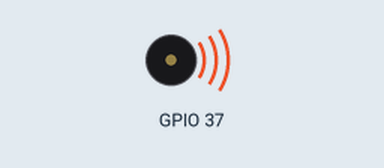
The sketch below on a simulated ESP32. Parts: buzzer (waves = sounding).

Above: at 0.1 s.
At 8.6 s:
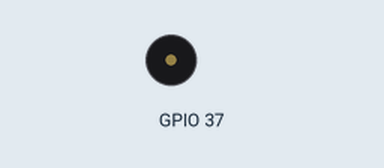
Timing chart, 0 to 10.1 s (numbered marks = the images above):
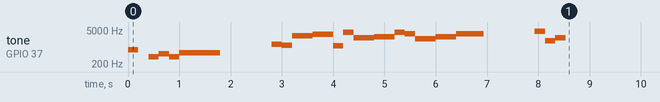

The sketch:

audio_test.ino
```cpp
#include <esp32-hal-ledc.h>

#define TICK 200
/**
 * TODO Add score support, play more sound
 */

void setup()
{
    ledcSetup(0, 12000, 8);
    ledcAttachPin(A1, 0);

    // Intel Sound
    ledcWriteNote(0, NOTE_G, 5);
    delay(TICK);
    ledcWriteTone(0, 0);
    delay(TICK);
    ledcWriteNote(0, NOTE_G, 4);
    delay(TICK);
    ledcWriteNote(0, NOTE_C, 5);
    delay(TICK);
    ledcWriteNote(0, NOTE_G, 4);
    delay(TICK);
    ledcWriteNote(0, NOTE_D, 5);
    delay(4 * TICK);

    ledcWriteTone(0, 0);
    delay(1000);

    // Nokia tune
    ledcWriteNote(0, NOTE_E, 6);
    delay(TICK);
    ledcWriteNote(0, NOTE_D, 6);
    delay(TICK);
    ledcWriteNote(0, NOTE_Fs, 7);
    delay(TICK * 2);
    ledcWriteNote(0, NOTE_Gs, 7);
    delay(TICK * 2);

    ledcWriteNote(0, NOTE_Cs, 6);
    delay(TICK);
    ledcWriteNote(0, NOTE_B, 7);
    delay(TICK);
    ledcWriteNote(0, NOTE_D, 7);
    delay(TICK * 2);
    ledcWriteNote(0, NOTE_E, 7);
    delay(TICK * 2);

    ledcWriteNote(0, NOTE_B, 7);
    delay(TICK);
    ledcWriteNote(0, NOTE_A, 7);
    delay(TICK);
    ledcWriteNote(0, NOTE_Cs, 7);
    delay(TICK * 2);
    ledcWriteNote(0, NOTE_E, 7);
    delay(TICK * 2);

    ledcWriteNote(0, NOTE_A, 7);
    delay(TICK * 2 * 4 / 3);

    ledcWriteTone(0, 0);
    delay(1000);

    // DJI tune
    ledcWriteTone(0, 4500);
    delay(TICK);
    ledcWriteTone(0, 1787);
    delay(TICK);
    ledcWriteTone(0, 2350);
    delay(TICK);

    ledcWriteTone(0, 0);
    delay(1000);
}

void loop()
{

}
```
